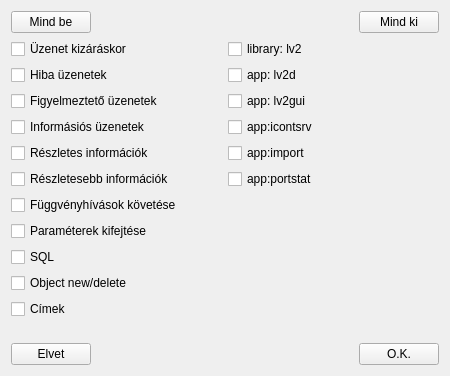
<?xml version="1.0" encoding="UTF-8"?>
<ui version="4.0">
 <class>LogLevelDialog</class>
 <widget class="QWidget" name="LogLevelDialog">
  <property name="windowModality">
   <enum>Qt::ApplicationModal</enum>
  </property>
  <property name="geometry">
   <rect>
    <x>0</x>
    <y>0</y>
    <width>450</width>
    <height>376</height>
   </rect>
  </property>
  <property name="windowTitle">
   <string>Log level bits</string>
  </property>
  <layout class="QGridLayout" name="gridLayout">
   <item row="0" column="0">
    <layout class="QVBoxLayout" name="verticalLayout_3">
     <item>
      <layout class="QHBoxLayout" name="horizontalLayout">
       <item>
        <widget class="QPushButton" name="allOn">
         <property name="text">
          <string>Mind be</string>
         </property>
        </widget>
       </item>
       <item>
        <spacer name="horizontalSpacer_2">
         <property name="orientation">
          <enum>Qt::Horizontal</enum>
         </property>
         <property name="sizeHint" stdset="0">
          <size>
           <width>40</width>
           <height>20</height>
          </size>
         </property>
        </spacer>
       </item>
       <item>
        <widget class="QPushButton" name="allOff">
         <property name="text">
          <string>Mind ki</string>
         </property>
        </widget>
       </item>
      </layout>
     </item>
     <item>
      <layout class="QHBoxLayout" name="horizontalLayout_2">
       <item>
        <layout class="QVBoxLayout" name="verticalLayout">
         <item>
          <widget class="QCheckBox" name="checkBoxException">
           <property name="text">
            <string>Üzenet kizáráskor</string>
           </property>
          </widget>
         </item>
         <item>
          <widget class="QCheckBox" name="checkBoxError">
           <property name="text">
            <string>Hiba üzenetek</string>
           </property>
          </widget>
         </item>
         <item>
          <widget class="QCheckBox" name="checkBoxWarn">
           <property name="text">
            <string>Figyelmeztető üzenetek</string>
           </property>
          </widget>
         </item>
         <item>
          <widget class="QCheckBox" name="checkBoxInfo">
           <property name="text">
            <string>Informásiós üzenetek</string>
           </property>
          </widget>
         </item>
         <item>
          <widget class="QCheckBox" name="checkBoxVerb">
           <property name="text">
            <string>Részletes információk</string>
           </property>
          </widget>
         </item>
         <item>
          <widget class="QCheckBox" name="checkBoxVVerb">
           <property name="text">
            <string>Részletesebb információk</string>
           </property>
          </widget>
         </item>
         <item>
          <widget class="QCheckBox" name="checkBoxEnterLeave">
           <property name="text">
            <string>Függvényhívások követése</string>
           </property>
          </widget>
         </item>
         <item>
          <widget class="QCheckBox" name="checkBoxPArg">
           <property name="text">
            <string>Paraméterek kifejtése</string>
           </property>
          </widget>
         </item>
         <item>
          <widget class="QCheckBox" name="checkBoxSQL">
           <property name="text">
            <string>SQL</string>
           </property>
          </widget>
         </item>
         <item>
          <widget class="QCheckBox" name="checkBoxObject">
           <property name="text">
            <string>Object new/delete</string>
           </property>
          </widget>
         </item>
         <item>
          <widget class="QCheckBox" name="checkBoxAddress">
           <property name="text">
            <string>Címek</string>
           </property>
          </widget>
         </item>
         <item>
          <spacer name="verticalSpacer_2">
           <property name="orientation">
            <enum>Qt::Vertical</enum>
           </property>
           <property name="sizeHint" stdset="0">
            <size>
             <width>20</width>
             <height>40</height>
            </size>
           </property>
          </spacer>
         </item>
        </layout>
       </item>
       <item>
        <layout class="QVBoxLayout" name="verticalLayout_2">
         <item>
          <widget class="QCheckBox" name="checkBoxLv2">
           <property name="text">
            <string>library: lv2</string>
           </property>
          </widget>
         </item>
         <item>
          <widget class="QCheckBox" name="checkBoxLv2d">
           <property name="text">
            <string>app: lv2d</string>
           </property>
          </widget>
         </item>
         <item>
          <widget class="QCheckBox" name="checkBoxLv2gui">
           <property name="text">
            <string>app: lv2gui</string>
           </property>
          </widget>
         </item>
         <item>
          <widget class="QCheckBox" name="checkBoxIcontsrv">
           <property name="text">
            <string>app:icontsrv</string>
           </property>
          </widget>
         </item>
         <item>
          <widget class="QCheckBox" name="checkBoxImport">
           <property name="text">
            <string>app:import</string>
           </property>
          </widget>
         </item>
         <item>
          <widget class="QCheckBox" name="checkBoxPortstat">
           <property name="text">
            <string>app:portstat</string>
           </property>
          </widget>
         </item>
         <item>
          <spacer name="verticalSpacer">
           <property name="orientation">
            <enum>Qt::Vertical</enum>
           </property>
           <property name="sizeHint" stdset="0">
            <size>
             <width>20</width>
             <height>40</height>
            </size>
           </property>
          </spacer>
         </item>
        </layout>
       </item>
      </layout>
     </item>
     <item>
      <layout class="QHBoxLayout" name="horizontalLayout_3">
       <item>
        <widget class="QPushButton" name="Cancel">
         <property name="text">
          <string>Elvet</string>
         </property>
        </widget>
       </item>
       <item>
        <spacer name="horizontalSpacer">
         <property name="orientation">
          <enum>Qt::Horizontal</enum>
         </property>
         <property name="sizeHint" stdset="0">
          <size>
           <width>40</width>
           <height>20</height>
          </size>
         </property>
        </spacer>
       </item>
       <item>
        <widget class="QPushButton" name="Ok">
         <property name="text">
          <string>O.K.</string>
         </property>
        </widget>
       </item>
      </layout>
     </item>
    </layout>
   </item>
  </layout>
 </widget>
 <tabstops>
  <tabstop>allOn</tabstop>
  <tabstop>allOff</tabstop>
  <tabstop>checkBoxError</tabstop>
  <tabstop>checkBoxWarn</tabstop>
  <tabstop>checkBoxInfo</tabstop>
  <tabstop>checkBoxVerb</tabstop>
  <tabstop>checkBoxVVerb</tabstop>
  <tabstop>checkBoxEnterLeave</tabstop>
  <tabstop>checkBoxSQL</tabstop>
  <tabstop>Cancel</tabstop>
  <tabstop>Ok</tabstop>
 </tabstops>
 <resources/>
 <connections/>
</ui>
